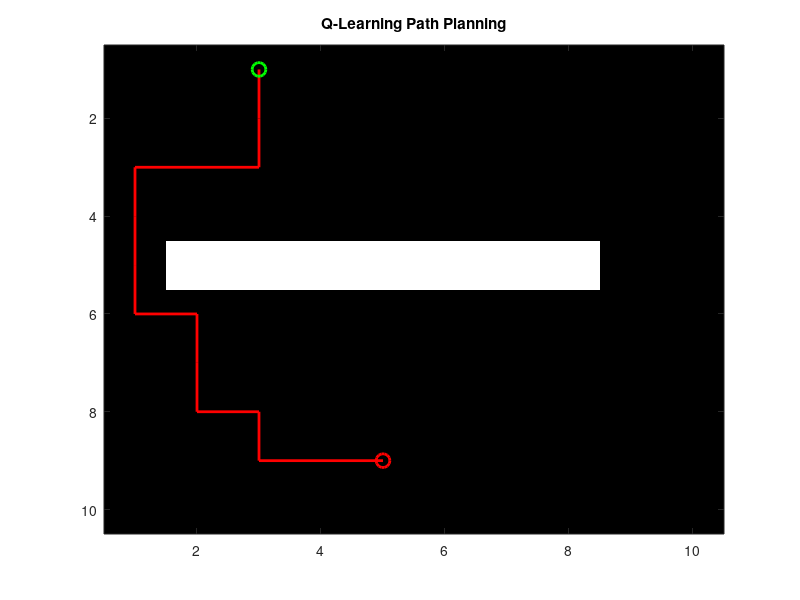

MATLAB code for this plot:
%{
function trainAMRAgent()
    %% ✅ Define Warehouse Environment (10x10 Grid)
    gridSize = [10, 10]; % Define warehouse size (10x10)
    startPos = [1, 1];   % AMR starting position
    goalPos = [10, 10];  % Goal position in warehouse

    % Define warehouse obstacles (1 = obstacle, 0 = free space)
    envGrid = zeros(gridSize);
    envGrid(3:8, 5) = 1;  % Vertical shelf in column 5
    envGrid(6, 2:6) = 1;  % Horizontal shelf row

    % Convert to binary occupancy map
    map = binaryOccupancyMap(envGrid);

    %% ✅ Define Action Space (Up, Down, Left, Right)
    actions = [-1, 0; 1, 0; 0, -1; 0, 1]; % Up, Down, Left, Right
    numActions = size(actions, 1);

    %% ✅ Q-Learning Parameters (for Reinforcement Learning)
    maxEpisodes = 500;   % Number of training episodes
    alpha = 0.1;         % Learning rate
    gamma = 0.95;        % Discount factor
    epsilon = 1.0;       % Initial exploration rate
    epsilonDecay = 0.99; % Decay factor for exploration

    % Initialize Q-table with zeros
    Q = zeros(gridSize(1), gridSize(2), numActions);

    %% ✅ Training Loop
    for episode = 1:maxEpisodes
        state = startPos;
        episodeReward = 0;

        while ~isequal(state, goalPos)
            % Epsilon-Greedy Action Selection
            if rand < epsilon
                actionIdx = randi(numActions); % Random action (explore)
            else
                [~, actionIdx] = max(Q(state(1), state(2), :)); % Greedy action (exploit)
            end

            % Take action and move
            newState = state + actions(actionIdx, :);

            % Check if move is valid (boundary & obstacle check)
            if newState(1) < 1 || newState(1) > gridSize(1) || newState(2) < 1 || newState(2) > gridSize(2) || envGrid(newState(1), newState(2)) == 1
                reward = -10; % Penalize hitting obstacles or going out of bounds
                newState = state; % Stay in place
            elseif isequal(newState, goalPos)
                reward = 100; % Big reward for reaching goal
            else
                reward = -1; % Step penalty to encourage shortest path
            end

            % Q-learning update using Bellman Equation
            maxNextQ = max(Q(newState(1), newState(2), :)); % Max future Q-value
            Q(state(1), state(2), actionIdx) = (1 - alpha) * Q(state(1), state(2), actionIdx) ...
                                             + alpha * (reward + gamma * maxNextQ);

            % Move to new state
            state = newState;
            episodeReward = episodeReward + reward;
        end

        % Decay epsilon to reduce exploration over time
        epsilon = max(0.1, epsilon * epsilonDecay);

        % Display progress every 100 episodes
        if mod(episode, 100) == 0
            fprintf('Episode %d | Total Reward: %d | Epsilon: %.3f\n', episode, episodeReward, epsilon);
        end
    end

    disp('Training Complete!');

    %% ✅ Extract the final learned path
    state = startPos;
    path = state;
    while ~isequal(state, goalPos)
        [~, actionIdx] = max(Q(state(1), state(2), :)); % Choose best action
        newState = state + actions(actionIdx, :);

        if newState(1) < 1 || newState(1) > gridSize(1) || newState(2) < 1 || newState(2) > gridSize(2) || envGrid(newState(1), newState(2)) == 1
            break; % Stop if invalid move
        end

        path = [path; newState];
        state = newState;
    end

    %% ✅ Visualization
    figure;
    show(map);
    hold on;
    plot(path(:,1), path(:,2), 'r', 'LineWidth', 2); % Plot learned path
    plot(startPos(1), startPos(2), 'go', 'MarkerSize', 10, 'LineWidth', 2); % Start (Green)
    plot(goalPos(1), goalPos(2), 'ro', 'MarkerSize', 10, 'LineWidth', 2); % Goal (Red)
    hold off;
    title('Q-Learning Based AMR Path Planning');
end

% Run the function automatically
trainAMRAgent();
%}

function trainAgent()
    % Grid and Environment Setup
    gridSize = [10, 10]; % Grid dimensions
    startPos = [3, 1];   % Start position
    goalPos = [5, 9];    % Goal position

    % Define obstacles in the environment
    envGrid = zeros(gridSize); % 0 = Free, 1 = Obstacle
    envGrid(2:8, 5) = 1;       % Vertical obstacles in column 5

    % Q-Learning Parameters
    alpha = 0.1;    % Learning rate
    gamma = 0.9;    % Discount factor
    epsilon = 0.1;  % Exploration rate
    numEpisodes = 1000;  % Training iterations

    % Q-table Initialization
    Q = zeros(gridSize(1), gridSize(2), 4); % 4 actions per state

    % Action Mapping (Up, Down, Left, Right)
    actions = [-1, 0; 1, 0; 0, -1; 0, 1];

    % Training Loop
    for episode = 1:numEpisodes
        % Reset agent to start position
        state = startPos;
        
        while ~isequal(state, goalPos)
            % Epsilon-Greedy Action Selection
            if rand < epsilon
                actionIdx = randi(4); % Random action (explore)
            else
                [~, actionIdx] = max(Q(state(1), state(2), :)); % Greedy action (exploit)
            end
            
            % Take action and move
            newState = state + actions(actionIdx, :);
            
            % Check if move is valid
            if newState(1) < 1 || newState(1) > gridSize(1) || newState(2) < 1 || newState(2) > gridSize(2)
                reward = -10; % Penalize hitting walls
                newState = state; % Stay in place
            elseif envGrid(newState(1), newState(2)) == 1
                reward = -10; % Penalize hitting obstacles
                newState = state; % Stay in place
            elseif isequal(newState, goalPos)
                reward = 10; % Reward for reaching goal
            else
                reward = -1; % Penalize step to encourage shortest path
            end
            
            % Update Q-table
            Q(state(1), state(2), actionIdx) = (1 - alpha) * Q(state(1), state(2), actionIdx) ...
                                              + alpha * (reward + gamma * max(Q(newState(1), newState(2), :)));
            
            % Move to new state
            state = newState;
        end
    end

    disp('Training Complete!');

    % Path Extraction for Visualization
    state = startPos;
    path = state; % Store path
    while ~isequal(state, goalPos)
        [~, actionIdx] = max(Q(state(1), state(2), :)); % Best action
        newState = state + actions(actionIdx, :);
        
        % Ensure the agent does not loop in an invalid state
        if newState(1) < 1 || newState(1) > gridSize(1) || newState(2) < 1 || newState(2) > gridSize(2) || envGrid(newState(1), newState(2)) == 1
            break; % Stop if the agent is stuck
        end
        
        path = [path; newState]; % Append new state to path
        state = newState;
    end

    % Display Final Path
    figure;
    imagesc(envGrid'); % Flip matrix for proper visualization
    colormap(gray); % 0 = white (free), 1 = black (obstacle)
    hold on;
    plot(path(:,1), path(:,2), 'r', 'LineWidth', 2); % Plot learned path
    plot(startPos(1), startPos(2), 'go', 'MarkerSize', 10, 'LineWidth', 2); % Start (Green)
    plot(goalPos(1), goalPos(2), 'ro', 'MarkerSize', 10, 'LineWidth', 2); % Goal (Red)
    hold off;
    title('Q-Learning Path Planning');
end

% Run the function automatically
trainAgent();
